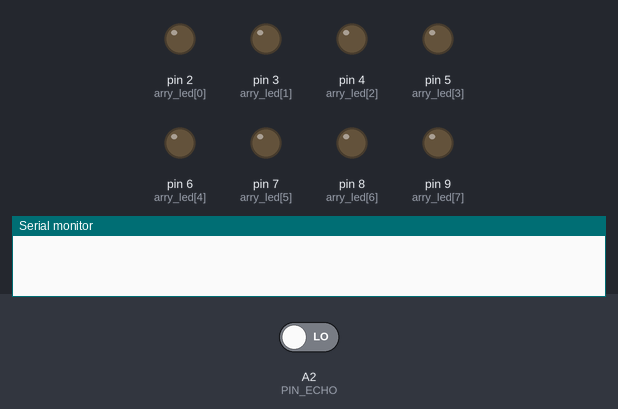
The sketch below on a simulated Arduino Uno, built with avr-gcc and run on an emulated ATmega328P. Parts: output pins drawn as LEDs (lit = HIGH), the last lines printed to the serial monitor. The test bench sets the inputs (shaded band); at power-on: A2 (PIN_ECHO) LOW. Pins used as bus, display or sensor lines are not drawn.

Above: at 0.1 s.
At 1.1 s:
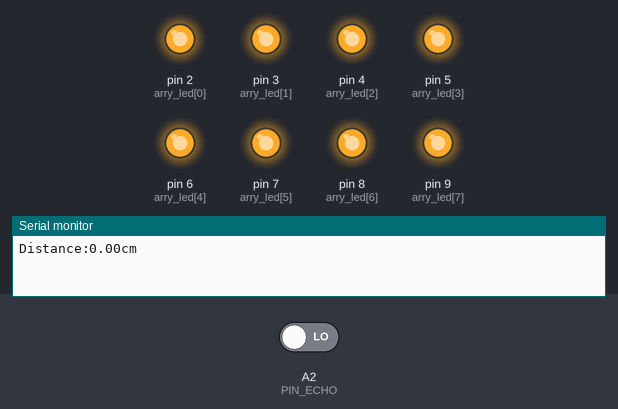
Timing chart, 0 to 2.6 s (numbered marks = the images above):
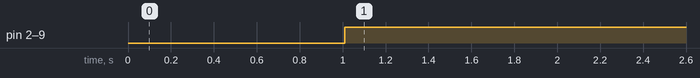

The sketch:

project.ino
```cpp
#define PIN_TRIG A1
#define PIN_ECHO A2

#define MAX_LED 8
unsigned char arry_led[MAX_LED] = {
2,3,4,5,6,7,8,9
};

void setup() {
  int i;
  Serial.begin(9600);

  pinMode(PIN_TRIG, OUTPUT);
  pinMode(PIN_ECHO, INPUT);

  for(i=0; i<MAX_LED; i++)
  {
    pinMode(arry_led[i], OUTPUT);
  }
}

void loop() {
  int i;
  float cycletime;
  float distance;

  digitalWrite(PIN_TRIG, HIGH);
  delay(10);
  digitalWrite(PIN_TRIG, LOW);
  cycletime = pulseIn(PIN_ECHO, HIGH); //아두이노 핀으로 입력되는 펄스의 시간을 측정하는 함수
  distance = ((340 * cycletime) / 10000) / 2;  //거리 = 속력 X 시간

  Serial.print("Distance:");
  Serial.print(distance);
  Serial.println("cm");

  for(i=0; i<MAX_LED; i++){
    if(distance > (i*5)+5){
      digitalWrite(arry_led[i], LOW);
    }else{
      digitalWrite(arry_led[i], HIGH);
    }
  }
  delay(100);
}
```

Measured:
- by itself, pin 2 (arry_led[0]), pin 3 (arry_led[1]), pin 4 (arry_led[2]), pin 5 (arry_led[3]), pin 6 (arry_led[4]), pin 7 (arry_led[5]), pin 8 (arry_led[6]), pin 9 (arry_led[7]): LOW → HIGH at 1.0 s
